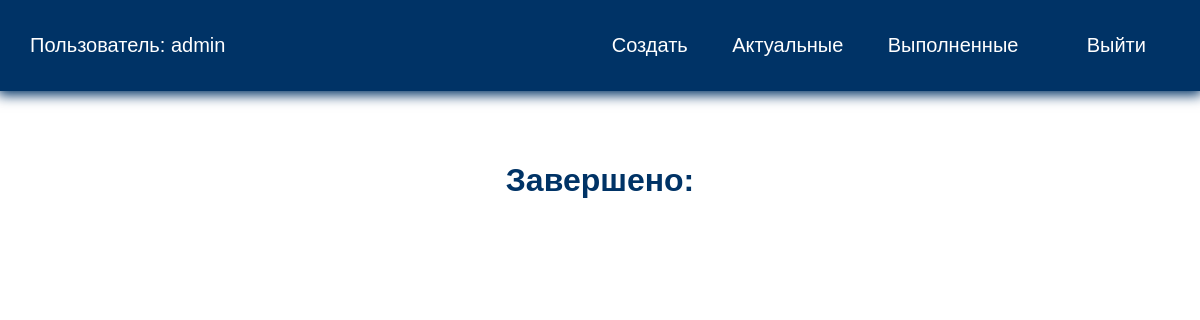
The app's page /completed/ (signed in), older data.
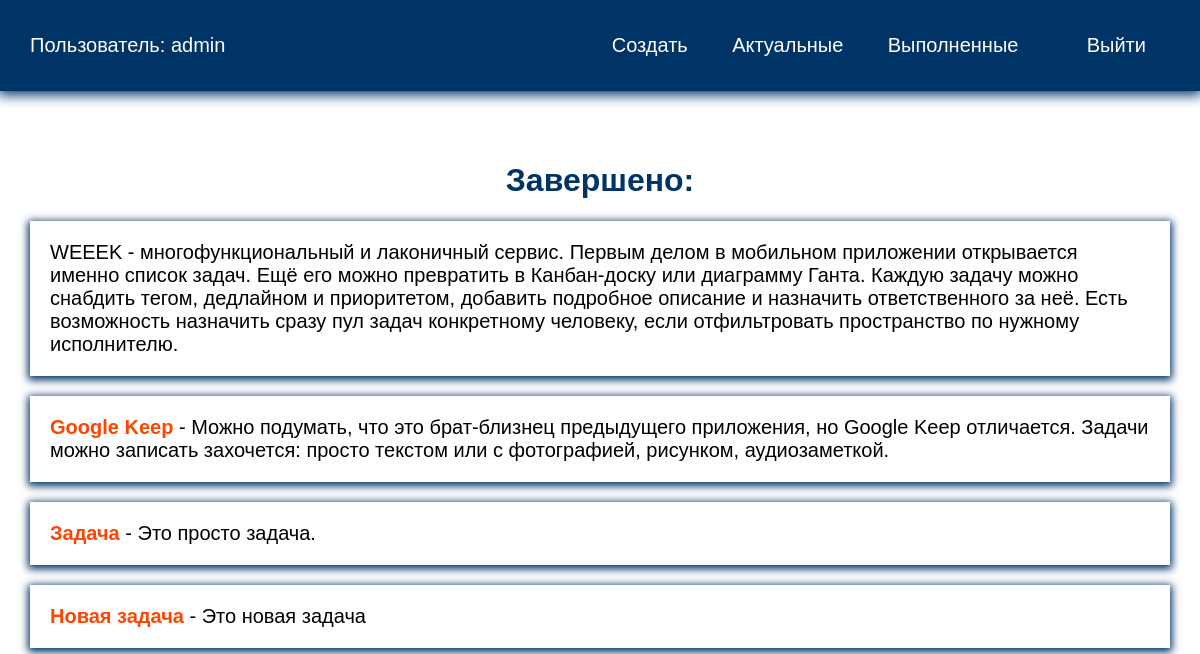
The same page, newer data.
### todo/models.py (models this page shows, shortened)
class Todo(models.Model):
    title = models.CharField(max_length=100)
    memo = models.TextField(blank=True)
    created = models.DateTimeField(auto_now_add=True)
    date_completed = models.DateTimeField(blank=True, null=True)
    important = models.BooleanField(default=False)
    user = models.ForeignKey(User, on_delete=models.CASCADE)

### todo/views.py (the view)
# urls.py: path('completed/', views.completedtodos, name='completedtodos'),
@login_required
def completedtodos(request):
    todos = Todo.objects.filter(user=request.user, date_completed__isnull=False).order_by('-date_completed')
    return render(request, 'todo/completedtodos.html', {'todos': todos})

### todo/templates/todo/completedtodos.html
{% extends 'todo/base.html' %}
{% block content %}
<h1>Завершено:</h1>
<ul>
    {% for todo in todos %}
    <li>
        <a href="#">
        {% if todo.important %}
        <b>{{ todo.title }}</b>
        {% else %}
        {{ todo.title }}
        {% endif %}
        {% if todo.memo %}
        - {{ todo.memo }}
        {% endif %}
        </a>
    </li>
    {% endfor %}
</ul>
{% endblock %}

Row changes from the older to the newer data that the page shows:
added Todo: title "WEEEK", memo "многофункциональный и лаконичный сервис. Первым делом в мобильном приложении открывается именно список задач. Ещё его можно превратить в Канбан-доску или диаграмму Ганта. Каждую задачу можно снабдить тегом, дедлайном и приоритетом, добавить подробное описание и назначить ответственного за неё. Есть возможность назначить сразу пул задач конкретному человеку, если отфильтровать пространство по нужному исполнителю."
added Todo: title "Google Keep", memo "Можно подумать, что это брат-близнец предыдущего приложения, но Google Keep отличается. Задачи можно записать захочется: просто текстом или с фотографией, рисунком, аудиозаметкой."
now on this page (row edited): Todo: title "Задача", memo "Это просто задача."
now on this page (row edited): Todo: title "Новая задача", memo "Это новая задача"
